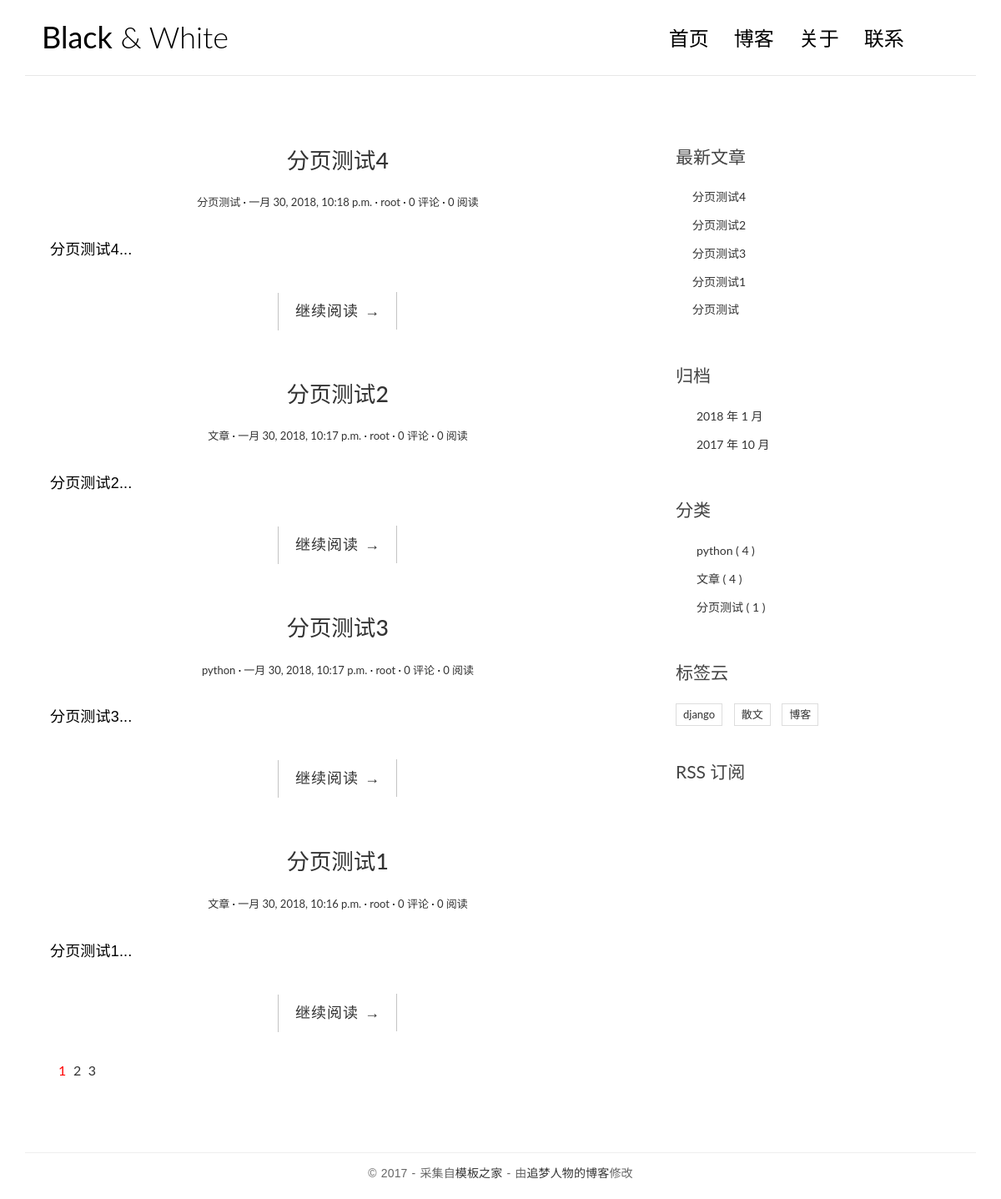
The page / on the database its author committed.
### blog/models.py (models this page shows, shortened)
class Post(models.Model):
    title = models.CharField(max_length=70, verbose_name='标题')
    body = models.TextField(verbose_name='内容')
    created_time = models.DateTimeField(verbose_name='创建时间')
    modified_time = models.DateTimeField(verbose_name='修改时间')
    excerpt = models.CharField(max_length=200, blank=True, verbose_name='摘要')
    category = models.ForeignKey(Category, on_delete=models.CASCADE, verbose_name='分类')
    tags = models.ManyToManyField(Tag, blank=True, verbose_name='标签')
    author = models.ForeignKey(User, on_delete=models.CASCADE, verbose_name='作者')
    views = models.PositiveIntegerField(default=0, editable=False)
    def get_absolute_url(self):
        return reverse('blog:info', kwargs={'pk': self.pk})
    class Meta:
        ordering = ['-created_time']

class Category(models.Model):
    name = models.CharField(max_length=100)

class Tag(models.Model):
    name = models.CharField(max_length=100)

### blog/views.py (the view)
# urls.py: path('', views.IndexView.as_view(), name='index'),
class IndexView(ListView):
    model = Post
    template_name = 'blog/index.html'
    context_object_name = 'post_list'
    paginate_by = 4
    def get_context_data(self, *, object_list=None, **kwargs):
        context = super(IndexView, self).get_context_data(**kwargs)
        paginator = context.get('paginator')
        page_obj = context.get('page_obj')
        is_paginated = context.get('is_paginated')
        pagination_data = get_pagination_data(paginator, page_obj, is_paginated)
        context.update(pagination_data)
        return context

### blog/templatetags/blog_tags.py (called while the page is built)
@register.simple_tag
def get_recent_posts(num=5):
    return Post.objects.all()[:num]

@register.simple_tag
def archives():
    return Post.objects.dates('created_time', 'month', order='DESC')

@register.simple_tag
def get_categories():
    return Category.objects.annotate(num_posts=Count('post')).filter(num_posts__gte=1)

@register.simple_tag
def get_tags():
    return Tag.objects.annotate(num_posts=Count('post')).filter(num_posts__gt=0)

### blog/templates/blog/index.html (shortened to what this page needs)
{% extends 'blog/base.html' %}
{% block main %}
{% for post in post_list %}
<article class="post post-{{ post.pk }}">
    <header class="entry-header">
        <h1 class="entry-title">
            <a href="{{ post.get_absolute_url }}">{{ post.title }}</a>
        </h1>
        <div class="entry-meta">
            <span class="post-category"><a href="#">{{ post.category.name }}</a></span>
            <span class="post-date"><a href="#"><time class="entry-date"
                                                      datetime="{{ post.created_time }}">{{ post.created_time }}</time></a></span>
            <span class="post-author"><a href="#">{{ post.author }}</a></span>
            <span class="comments-link"><a href="#">{{ post.comment_set.count }} 评论</a></span>
            <span class="views-count"><a href="#">{{ post.views }} 阅读</a></span>
        </div>
    </header>
    <div class="entry-content clearfix">
        <p>{{ post.excerpt }}...</p>
        <div class="read-more cl-effect-14">
            <a href="{{ post.get_absolute_url }}" class="more-link">继续阅读 <span class="meta-nav">→</span></a>
        </div>
    </div>
</article>
{% empty %}
<div class="no-post">暂时还没有发布文章！</div>
{% endfor %}
{% if is_paginated %}
<div class="pagination">
    <ul>
        <li class="current" style="color:red">{{ page_obj.number }}</li>
        {% if right %}
            {% for page in right %}
            <li><a href="?page={{ page }}">{{ page }}</a></li>
            {% endfor %}
        {% endif %}
    </ul>
</div>
{% endif %}
{% endblock main %}

### blog/templates/blog/base.html (shortened to what this page needs)
{% load staticfiles %}
{% load blog_tags %}
<!DOCTYPE html>
<html>
<head>
    <link rel="stylesheet" href="{% static 'css/bootstrap.min.css' %}">
    <link rel="stylesheet" href="http://code.ionicframework.com/ionicons/2.0.1/css/ionicons.min.css">
    <link rel="stylesheet" href="{% static 'css/pace.css' %}">
    <link rel="stylesheet" href="{% static 'css/custom.css' %}">
    <link rel="stylesheet" href="{% static 'css/highlights/github.css' %}">
</head>
<body>
<div class="container">
    <header id="site-header">
        <div class="row">
            <div class="col-md-4 col-sm-5 col-xs-8">
                <div class="logo">
                    <h1><a href="{% url 'blog:index' %}"><b>Black</b> &amp; White</a></h1>
                </div>
            </div>
            <div class="col-md-8 col-sm-7 col-xs-4">
                <nav class="main-nav" role="navigation">
                    <div class="collapse navbar-collapse" id="bs-example-navbar-collapse-1">
                        <ul class="nav navbar-nav navbar-right">
                            <li class="cl-effect-11"><a href="{% url 'blog:index' %}" data-hover="首页">首页</a></li>
                            <li class="cl-effect-11"><a href="full-width.html" data-hover="博客">博客</a></li>
                            <li class="cl-effect-11"><a href="about.html" data-hover="关于">关于</a></li>
                            <li class="cl-effect-11"><a href="contact.html" data-hover="联系">联系</a></li>
                        </ul>
                    </div>
                </nav>
            </div>
        </div>
    </header>
</div>
<div class="content-body">
    <div class="container">
        <div class="row">
            <main class="col-md-8">
                {% block main %}
                {% endblock main %}
            </main>
            <aside class="col-md-4">
                <div class="widget widget-recent-posts">
                    <h3 class="widget-title">最新文章</h3>
                    {% get_recent_posts as recent_post_list %}
                    <ul>
                        {% for post in recent_post_list %}
                        <li>
                            <a href="{{ post.get_absolute_url }}">{{ post.title }}</a>
                        </li>
                        {% empty %}
                        暂无文章！
                        {% endfor %}
                    </ul>
                </div>
                <div class="widget widget-archives">
                    <h3 class="widget-title">归档</h3>
                    {% archives as date_list %}
                    <ul>
                        {% for date in date_list %}
                        <li>
                            <a href="{% url 'blog:archives' date.year date.month %}">{{ date.year }} 年 {{ date.month }} 月</a>
                        </li>
                        {% empty %}
                        暂无归档！
                        {% endfor %}
                    </ul>
                </div>
                <div class="widget widget-category">
                    <h3 class="widget-title">分类</h3>
                    {% get_categories as category_list %}
                    <ul>
                        {% for category in category_list %}
                        <li>
                            <a href="{% url 'blog:category' category.pk %}">{{ category.name }}
                                <span class="post-count">( {{ category.num_posts }} )</span>
                            </a>
                        </li>
                        {% empty %}
                        暂无分类！
                        {% endfor %}
                    </ul>
                </div>
                <div class="widget widget-tag-cloud">
                    <h3 class="widget-title">标签云</h3>
                    {% get_tags as tag_list %}
                    <ul>
                        {% for tag in tag_list %}
                        <li>
                            <a href="{% url 'blog:tag' tag.pk %}">{{ tag.name }}</a>
                        </li>
                        {% empty %}
                        暂无标签！
                        {% endfor %}
                    </ul>
                </div>
                <div class="rss">
                    <a href="{% url 'rss' %}"> RSS 订阅</a>
                </div>
            </aside>
        </div>
    </div>
</div>
<footer id="site-footer">
    <div class="container">
        <div class="row">
            <div class="col-md-12">
                <p class="copyright">&copy 2017 - 采集自<a href="http://www.cssmoban.com/"
                                                        target="_blank" title="模板之家">模板之家</a>
                    - 由<a href="http://zmrenwu.com/" title="网页模板" target="_blank">追梦人物的博客</a>修改
                </p>
            </div>
        </div>
    </div>
</footer>
</body>
</html>

### blog/static/css/custom.css (style rules this page uses)
* { outline: none; }
h1, h2, h3, h4, h5, h6 { margin-top: 0; }
b { font-weight: 400; }
a { color: #333; }
body { color: #444; font-family: 'Lato', sans-serif; }
p { font-family: 'Ubuntu', sans-serif; font-weight: 400; word-spacing: 1px; letter-spacing: 0.01em; }
#site-header { background-color: #FFF; padding: 25px 20px; margin-bottom: 40px; border-bottom: 1px solid #e7e7e7; }
.logo h1 a { color: #000; }
.logo h1 { margin: 0; font-family: 'Lato', sans-serif; font-weight: 300; }
.main-nav { margin-top: 11px; max-width: 95%; }
.main-nav a { color: #000000 !important; padding: 0 0 5px 0 !important; margin-right: 30px; font-family: 'Lato', sans-serif; font-weight: 300; font-size: 24px; }
.cl-effect-11 a { padding: 10px 0; color: #0972b4; text-shadow: none; }
.cl-effect-11 a::before { position: absolute; top: 0; left: 0; overflow: hidden; padding: 0 0 5px 0 !important; max-width: 0; border-bottom: 1px solid #000; color: #000; content: attr(data-hover); white-space: nowrap; -webkit-transition: max-width 0.5s; -moz-transition: max-width 0.5s; transition: max-width 0.5s; }
.content-body { padding-bottom: 4em; }
.post { background: #fff; padding: 30px 30px 0; }
.entry-title { text-align: center; font-size: 1.9em; margin-bottom: 20px; line-height: 1.6; padding: 10px 20px 0; }
.entry-meta { text-align: center; color: #DDDDDD; font-size: 13px; margin-bottom: 30px; }
.entry-content { font-size: 18px; line-height: 1.9; font-weight: 300; color: #000; }
.post-category::after, .post-date::after, .post-author::after, .comments-link::after { content: ' ·'; color: #000; }
.read-more { font-family: 'Ubuntu', sans-serif; font-weight: 400; word-spacing: 1px; letter-spacing: 0.01em; text-align: center; margin-top: 20px; }
.cl-effect-14 a { padding: 0 20px; height: 45px; line-height: 45px; position: relative; display: inline-block; margin: 15px 25px; letter-spacing: 1px; font-weight: 400; text-shadow: 0 0 1px rgba(255, 255, 255, 0.3); }
.cl-effect-14 a::before, .cl-effect-14 a::after { position: absolute; width: 45px; height: 1px; background: #C3C3C3; content: ''; -webkit-transition: all 0.3s; -moz-transition: all 0.3s; transition: all 0.3s; pointer-events: none; }
.cl-effect-14 a::before { top: 0; left: 0; -webkit-transform: rotate(90deg); -moz-transform: rotate(90deg); transform: rotate(90deg); -webkit-transform-origin: 0 0; -moz-transform-origin: 0 0; transform-origin: 0 0; }
.cl-effect-14 a::after { right: 0; bottom: 0; -webkit-transform: rotate(90deg); -moz-transform: rotate(90deg); transform: rotate(90deg); -webkit-transform-origin: 100% 0; -moz-transform-origin: 100% 0; transform-origin: 100% 0; }
.widget { background: #fff; padding: 30px 0 0; }
.widget-title { font-size: 1.5em; margin-bottom: 20px; line-height: 1.6; padding: 10px 0 0; font-weight: 400; }
.widget-recent-posts ul { padding: 0; margin: 0; padding-left: 20px; }
.widget-recent-posts ul li { list-style-type: none; position: relative; line-height: 170%; margin-bottom: 10px; }
.widget-recent-posts ul li::before { content: '\f3d3'; font-family: "Ionicons"; position: absolute; left: -17px; top: 3px; font-size: 16px; color: #000; }
.widget-archives ul { padding: 0; margin: 0; padding-left: 25px; }
.widget-archives ul li { list-style-type: none; position: relative; line-height: 170%; margin-bottom: 10px; }
.widget-archives ul li::before { content: '\f3f3'; font-family: "Ionicons"; position: absolute; left: -25px; top: 1px; font-size: 16px; color: #000; }
.widget-category ul { padding: 0; margin: 0; padding-left: 25px; }
.widget-category ul li { list-style-type: none; position: relative; line-height: 170%; margin-bottom: 10px; }
.widget-category ul li::before { content: '\f3fe'; font-family: "Ionicons"; position: absolute; left: -25px; top: 1px; font-size: 18px; color: #000; }
.widget-tag-cloud ul { padding: 0; margin: 0; margin-right: -10px; }
.widget-tag-cloud ul li { list-style-type: none; font-size: 13px; display: inline-block; margin-right: 10px; margin-bottom: 10px; padding: 3px 8px; border: 1px solid #ddd; }
.rss { font-size: 21px; margin-top: 30px; }
.rss a { color: #444; }
#site-footer { padding-top: 10px; padding: 0 0 1.5em 0; }
.copyright { text-align: center; padding-top: 1em; margin: 0; border-top: 1px solid #eee; color: #666; }
.pagination ul { list-style: none; }
.pagination ul li { display: inline-block; font-size: 16px; margin-right: 5px; }

### rows shown on the page
Post: title "分页测试4", category.name "分页测试", created_time "一月 30, 2018, 10:18 p.m.", author "root", comment_set.count "0", views "0", excerpt "分页测试4"
Post: title "分页测试2", category.name "文章", created_time "一月 30, 2018, 10:17 p.m.", author "root", comment_set.count "0", views "0", excerpt "分页测试2"
Post: title "分页测试3", category.name "python", created_time "一月 30, 2018, 10:17 p.m.", author "root", comment_set.count "0", views "0", excerpt "分页测试3"
Post: title "分页测试1", category.name "文章", created_time "一月 30, 2018, 10:16 p.m.", author "root", comment_set.count "0", views "0", excerpt "分页测试1"
Post: title "分页测试"
Category: name "python", num_posts "4"
Category: name "文章", num_posts "4"
Category: name "分页测试", num_posts "1"
Tag: name "django"
Tag: name "散文"
Tag: name "博客"

### other values the page prints
{{ page_obj.number }} "1"
{{ page }} "2" "3"
{{ date.year }} "2018" "2017"
{{ date.month }} "1" "10"
